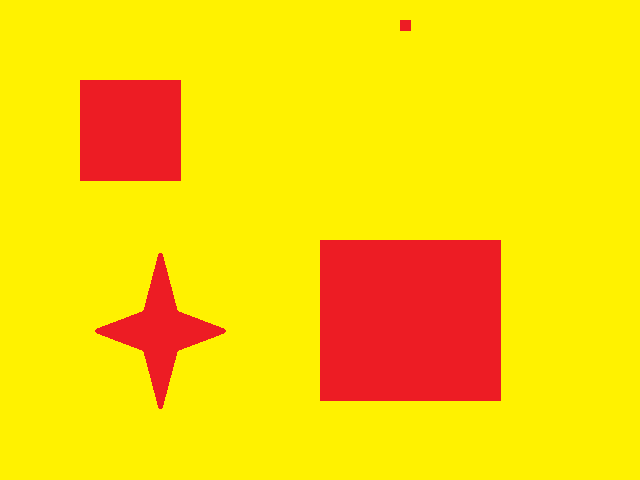
#> input picture codigo_estudiantes/wdeleon/3_cuadrados.bmp, 640 x 480 px
$ python opencv_cuadros.py
#> lines starting #> are read from the running program, lines starting #| are printed output that depends on the picture; after the words box and inside, x2 and y2 are one past the last pixel; in counts of white or black regions, pixels touching at a corner belong together
import cv2 as cv
import numpy as np

nombre_archivo = "3_cuadrados.bmp"

imagen_original = cv.imread(nombre_archivo)
#> imagen_original is the input picture: shape (480, 640, 3); mean B, G, R 5.3, 210.5, 252.4

if imagen_original is None:
    raise FileExistsError(
        f"No se encontró {nombre_archivo}"
    )


#obtener dimensiones originales
altura_imagen, ancho_imagen, canales_color = imagen_original.shape
#> altura_imagen = 480; ancho_imagen = 640; canales_color = 3
print(f"INF_IMAGEN: \n Altura: {altura_imagen} \n Ancho: {ancho_imagen} \n Canal de color: {canales_color}")
#| INF_IMAGEN:
#|  Altura: 480
#|  Ancho: 640
#|  Canal de color: 3

imagen_grises = cv.cvtColor(imagen_original, cv.COLOR_BGR2GRAY)
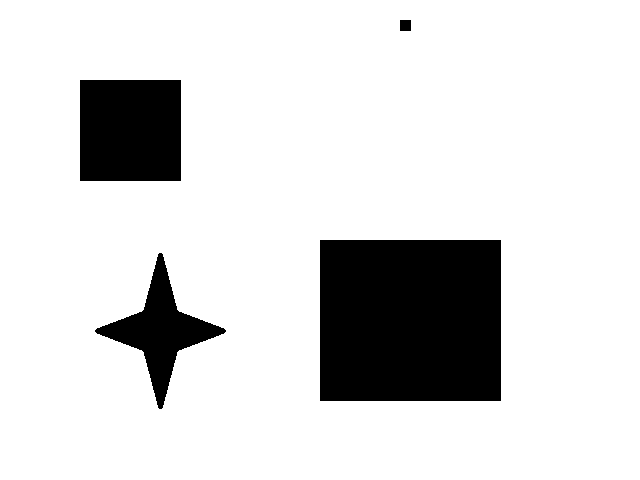
#> imagen_grises: shape (480, 640); values 91 (black) and 218 (white), 85.3% white; 4 black regions, box (x1, y1, x2, y2) and area: (320, 240, 501, 401) 29141, (80, 80, 181, 181) 10201, (95, 253, 226, 409) 5690, (400, 20, 411, 31) 121

_, imagen_binaria = cv.threshold(imagen_grises, 127, 255, cv.THRESH_BINARY_INV,)
#> imagen_binaria: shape (480, 640); 14.7% white; 4 white regions

contornos, _ = cv.findContours(imagen_binaria, cv.RETR_EXTERNAL, cv.CHAIN_APPROX_NONE,)
#> contornos = 4 contours; box (x1, y1, x2, y2) and area: (320, 240, 501, 401) 28800, (80, 80, 181, 181) 10000, (95, 253, 226, 409) 5476, (400, 20, 411, 31) 100
print(contornos)
#> (printed output is left out)


for index, contorno in enumerate(contornos):
    area = cv.contourArea(contorno)
    if area < 10000:
        continue

    x_pi, y_pi, ancho_caja, alto_caja = cv.boundingRect(contorno)

    cv.rectangle(imagen_original, (x_pi, y_pi), (x_pi + ancho_caja, y_pi + alto_caja), (123,255,77), 2)

    cv.drawContours(imagen_original, contornos, index, (0,255,0), 2)

    y_etiqueta_objeto = y_pi - 20
    x_etiqueta_objeto = x_pi -10

    if y_etiqueta_objeto <= 0:
        y_etiqueta_objeto = y_pi + alto_caja + 10

    #objeto = index + 1
    cv.putText(imagen_original, f"Objeto No: {index}", (x_pi - 5, y_pi - 5), cv.FONT_HERSHEY_PLAIN, 1, (255, 0, 255), 2)
    cv.putText(imagen_original, f"Área: {area} pX2", ( x_pi - 10, y_pi + alto_caja + 20), cv.FONT_HERSHEY_PLAIN, 1, (255,0,255), 2)

    print(f"\n Contorno #{index}")
    print(f"\n Area: {area} px2")
    for punto in contorno:
        print(f"{punto}")
    print(f"\n Objetos marcaos: {index}")
#> this loop made 4 passes
#> area on passes 1, 4: 5476, 100
#> (area, x_pi, y_pi, ancho_caja, alto_caja, x_etiqueta_objeto) on passes 2 to 3: (28800, 320, 240, 181, 161, 310), (10000, 80, 80, 101, 101, 70)
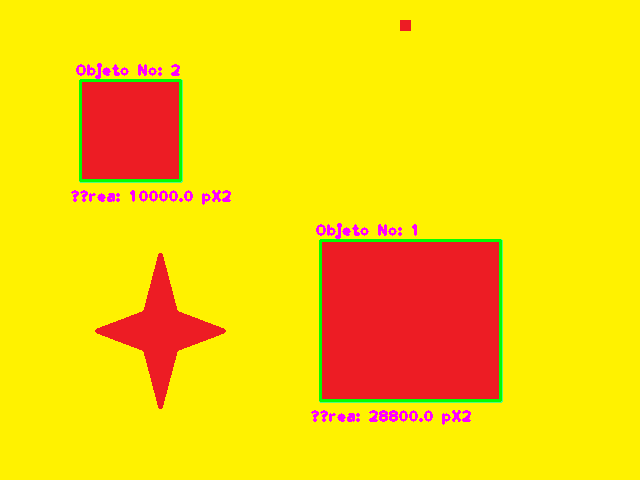
#> imagen_original: shape (480, 640, 3); 2.12% of pixels changed, all inside (x1, y1, x2, y2) = (71, 63, 503, 425)


cv.imshow("Imagen original", imagen_original)
cv.imshow("image binaria", imagen_binaria)

cv.waitKey(0)
cv.destroyAllWindows()

$ run again, with codigo_estudiantes/wdeleon/1_cuadrados.bmp copied over codigo_estudiantes/wdeleon/3_cuadrados.bmp
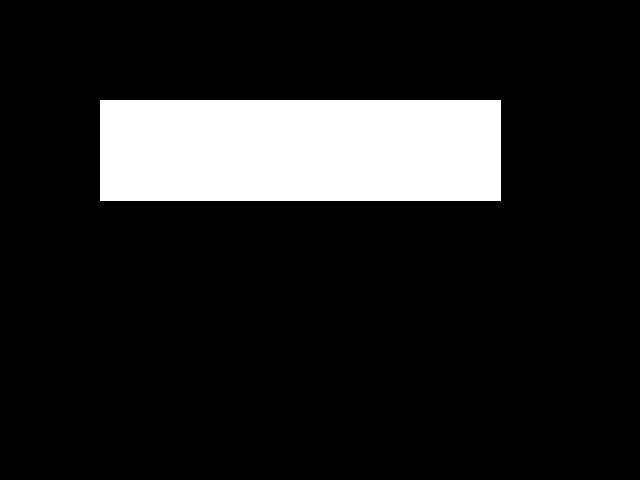
#> input picture codigo_estudiantes/wdeleon/1_cuadrados.bmp, 640 x 480 px
#> imagen_original is the input picture: shape (480, 640, 3); 13.2% white; 1 white region, box (x1, y1, x2, y2) and area: (100, 100, 501, 201) 40501
#| INF_IMAGEN:
#|  Altura: 480
#|  Ancho: 640
#|  Canal de color: 3
#> imagen_binaria: shape (480, 640); 86.8% white; 1 black region
#> contornos = 1 contour; box (x1, y1, x2, y2) and area: (0, 0, 640, 480) 306081
#> (printed output is left out)
#> the loop `for index, contorno in enumerate(contornos):` made 1 pass
#> (area, x_pi, y_pi, ancho_caja, alto_caja, x_etiqueta_objeto) on pass 1: (306081, 0, 0, 640, 480, -10)
#> (printed output is left out)
#> after the loop `for index, contorno in enumerate(contornos):`:
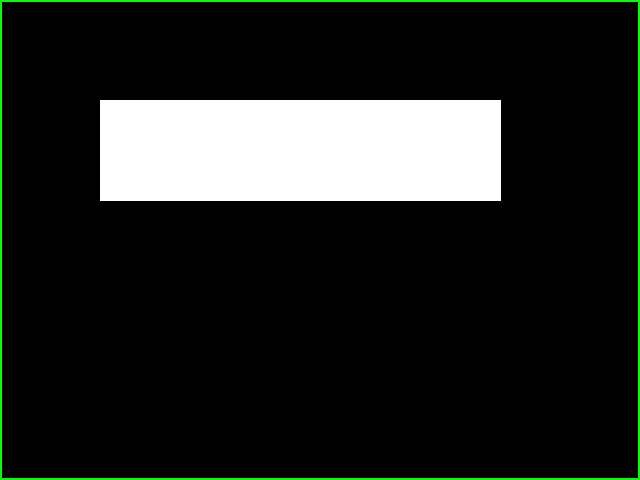
#> imagen_original: shape (480, 640, 3); 1.45% of pixels changed, all inside (x1, y1, x2, y2) = (0, 0, 640, 480)
